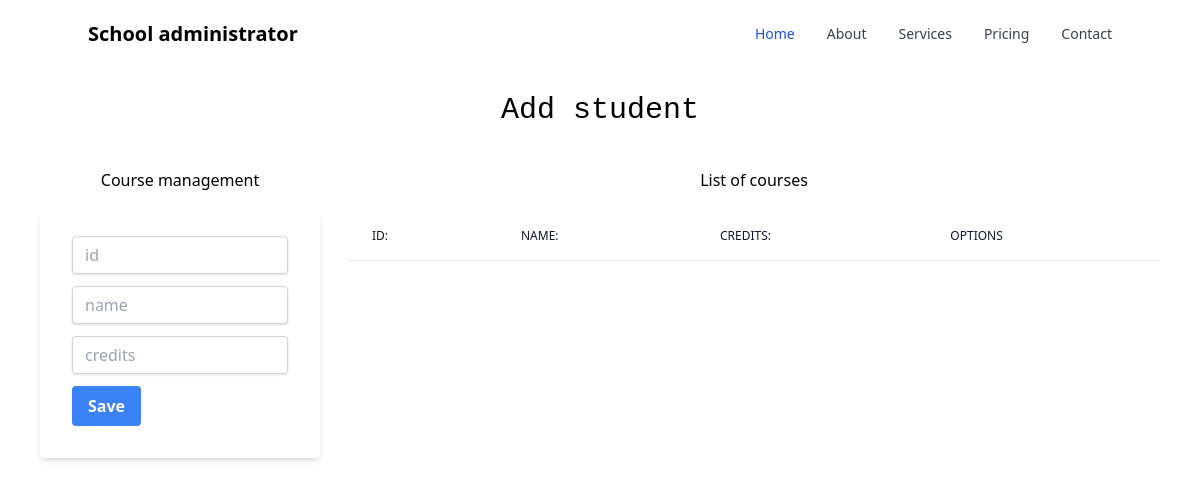
/, run on an earlier commit of the app's database.
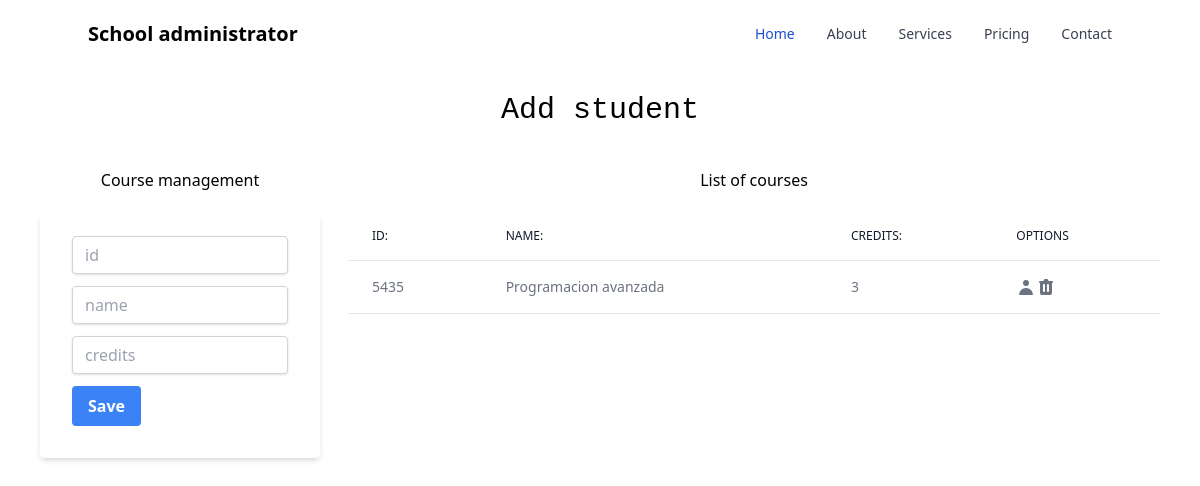
And on a later commit of the database.
### academic/models.py (models this page shows, shortened)
class Grade(models.Model):
    id = models.CharField(primary_key=True, max_length=6)
    name = models.CharField(max_length=50)
    credits = models.PositiveIntegerField()

### academic/views.py (the view)
# urls.py: path('', views.home),
def home(request):
    coursesListed = Grade.objects.all()
    return render(request, "courseManagement.html", {"grades":coursesListed})

### academic/templates/courseManagement.html (shortened to what this page needs)
{% extends "./base.html" %}
{% block body %}
<h1 class="transition mb-10 text-center cursor-default text-3xl mt-6 font-mono font-normal  hover:font-bold hover:text-blue-600 hover:scale-110">Add student</h1>
    <div class="flex space-x-7 px-10">
        <div class="w-3/12">
            <h2 class="text-center mb-5">Course management</h2>
            <div class="card">
                <div class="card-body">
                    <form action="/registerCourse/" method="POST" class="bg-white shadow-md rounded px-8 pt-6 pb-8 mb-4">{% csrf_token %}
                        <div class="from-group">
                            <input type="text" id="txtId" name="txtId" class="shadow appearance-none border border-gray-300 rounded w-full py-2 px-3 text-gray-700 mb-3 leading-tight focus:outline-none focus:shadow-outline" placeholder="id" minlength="1" maxlength="6" required>
                        </div>
                        <div class="from-group">
                            <input type="text" id="txtName" name="txtName" class="shadow appearance-none border border-gray-300 rounded w-full py-2 px-3 text-gray-700 mb-3 leading-tight focus:outline-none focus:shadow-outline" placeholder="name"  maxlength="50" required>
                        </div>
                        <div class="from-group">
                            <input type="text" id="txtCredits" name="txtCredits" class="shadow appearance-none border border-gray-300 rounded w-full py-2 px-3 text-gray-700 mb-3 leading-tight focus:outline-none focus:shadow-outline" min="1" max="9" required placeholder="credits">
                        </div>
                        <div class="from-group">
                            <button type="submit" class="bg-blue-500 hover:bg-blue-700 text-white font-bold py-2 px-4 rounded focus:outline-none focus:shadow-outline">Save</button>
                        </div>
                    </form>
                </div>
            </div>
        </div>
        <div class="flex-auto">
            <h1 class="text-center mb-5">List of courses</h1>
            <div class="table-responsive">
                <table class="w-full text-sm text-left text-gray-500 dark:text-gray-400">
                    <thead class="text-xs text-gray-700 uppercase bg-gray-50 dark:bg-gray-700 dark:text-gray-400">
                        <tr class="bg-white border-b dark:bg-gray-800 dark:border-gray-700">
                            <th class="px-6 py-4 font-medium text-gray-900 dark:text-white whitespace-nowrap">Id:</th>
                            <th class="px-6 py-4 font-medium text-gray-900 dark:text-white whitespace-nowrap">Name:</th>
                            <th class="px-6 py-4 font-medium text-gray-900 dark:text-white whitespace-nowrap">Credits:</th>
                            <th class="px-6 py-4 font-medium text-gray-900 dark:text-white whitespace-nowrap">Options</th>
                        </tr>
                    </thead>
                    <tbody>
                        {% for c in grades %}
                        <tr class="bg-white border-b dark:bg-gray-800 dark:border-gray-700">
                            <td class="px-6 py-4">{{c.id}}</td>
                            <td class="px-6 py-4">{{c.name}}</td>
                            <td class="px-6 py-4">{{c.credits}}</td>
                            <td class="px-6 py-4">
                                <div class="flex flex-row">
                                <a href="editCourse/{{c.id}}"><svg xmlns="http://www.w3.org/2000/svg" class="h-5 w-5 hover:text-blue-700 hover:scale-125" viewBox="0 0 20 20" fill="currentColor">
                                <path fill-rule="evenodd" d="M10 9a3 3 0 100-6 3 3 0 000 6zm-7 9a7 7 0 1114 0H3z" clip-rule="evenodd" />
                              </svg></a>
                              <a href="deleteCourse/{{c.id}}"></a>
                                </div>
                            </td>
                        </tr>
                        {% endfor%}
                    </tbody>
                </table>
            </div>
        </div>
    </div>
{% endblock %}

What changed in the data, as far as the page shows it:
added Grade: id "5435", name "Programacion avanzada", credits "3"
